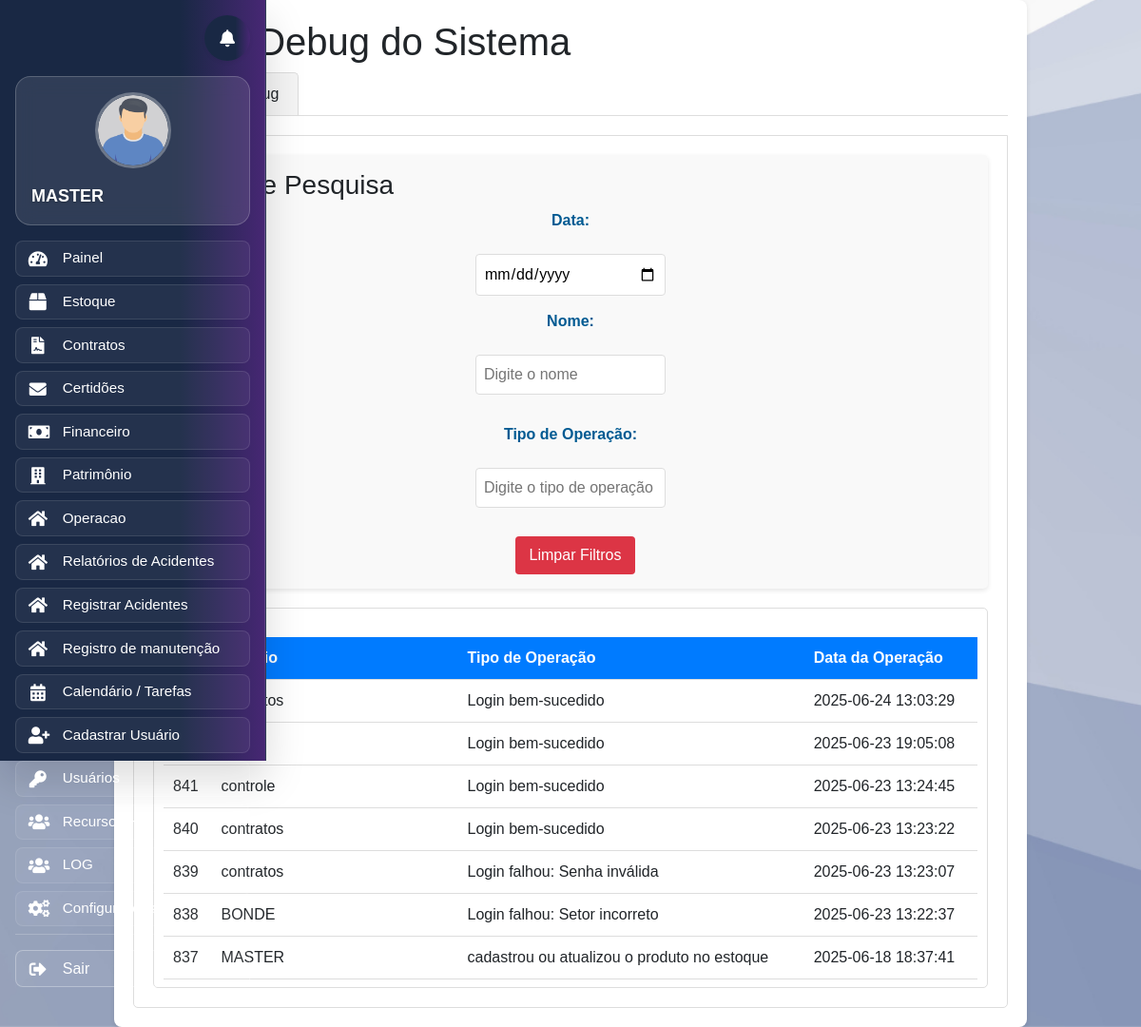
Before: /log.php (signed in) with the older database file.
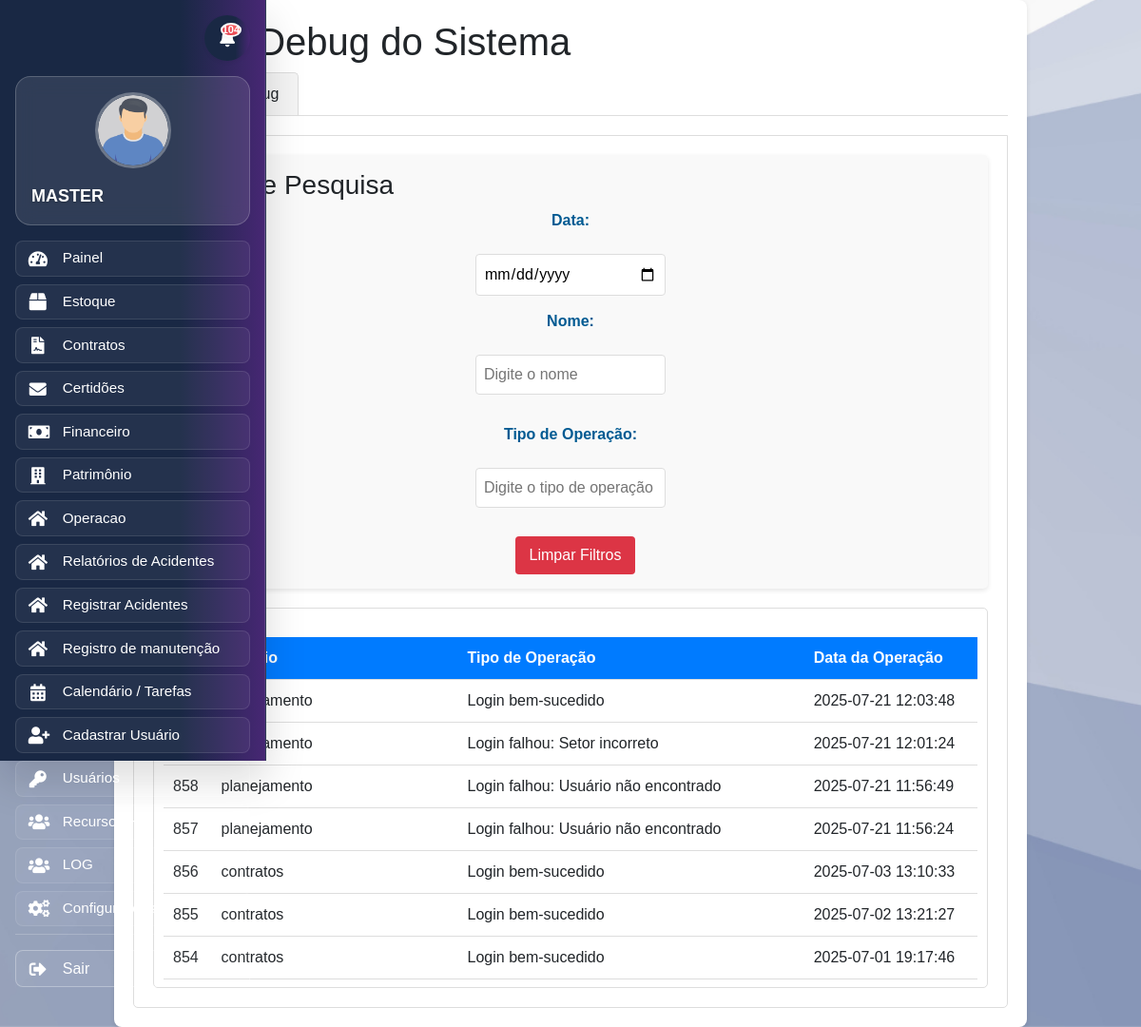
After: the same page with the newer database file.
### tables this page shows
CREATE TABLE `log_eventos` (
  `id` int(11) NOT NULL,
  `matricula` varchar(255) NOT NULL,
  `tipo_operacao` varchar(255) NOT NULL,
  `data_operacao` timestamp NOT NULL DEFAULT current_timestamp()
);

### log.php (the view, shortened to what the changed rows need)
<?php
include 'banco.php';
$query = "SELECT * FROM log_eventos ORDER BY data_operacao DESC";
$resultado = $con->query($query);
include 'header.php';
?>
<!DOCTYPE html>
<html lang="pt-br">
<head>
    <link rel="stylesheet" href="style.css">
    <link rel="stylesheet" href="./src/style/log.css">
</head>
<body>
    <div class="container">
        <h1>Logs e Debug do Sistema</h1>
        <div class="tab-content active" id="logs">
            <div class="log-table-container" id="logTableContainer">
                <table id="logTable">
                    <thead>
                        <tr>
                            <th>ID</th>
                            <th>Usuário</th>
                            <th>Tipo de Operação</th>
                            <th>Data da Operação</th>
                        </tr>
                    </thead>
                    <tbody>
                        <?php
                        while ($row = $resultado->fetch_assoc()) {
                            echo "<tr>";
                            echo "<td>" . htmlspecialchars($row['id']) . "</td>";
                            echo "<td>" . htmlspecialchars($row['matricula']) . "</td>";
                            echo "<td>" . htmlspecialchars($row['tipo_operacao']) . "</td>";
                            echo "<td>" . htmlspecialchars($row['data_operacao']) . "</td>";
                            echo "</tr>";
                        }
                        ?>
                    </tbody>
                </table>
            </div>
        </div>
    </div>
</body>
</html>

### header.php (shortened to what the changed rows need)
<?php
try {
    $setor = $_SESSION['setor'];
    $menuItens = [];
    switch ($setor) {
        case 'administrador':
            $menuItens = [
                ['link' => 'painel.php', 'nome' => 'Painel', 'icon' => 'tachometer-alt'],
                ['link' => 'homeestoque.php', 'nome' => 'Estoque', 'icon' => 'box'],
                ['link' => 'homecontratos.php', 'nome' => 'Contratos', 'icon' => 'file-contract'],
                 ['link' => 'certidoes.php', 'nome' => 'Certidões', 'icon' => 'envelope'],
                ['link' => 'homefinanceiro.php', 'nome' => 'Financeiro', 'icon' => 'money-bill'],
                ['link' => 'homepatrimonio.php', 'nome' => 'Patrimônio', 'icon' => 'building'],
                 ['link' => 'homebonde.php', 'nome' => 'Operacao', 'icon' => 'home'],
                ['link' => 'relatorioacidentes.php', 'nome' => 'Relatórios de Acidentes', 'icon' => 'home'],
                ['link' => 'reportacidentes.php', 'nome' => 'Registrar Acidentes', 'icon' => 'home'],
                  ['link' => 'manutencaobonde.php', 'nome' => 'Registro de manutenção', 'icon' => 'home'],
                ['link' => 'calendar.php', 'nome' => 'Calendário / Tarefas', 'icon' => 'calendar-alt'],
                ['link' => 'cadastro_usuario.php', 'nome' => 'Cadastrar Usuário', 'icon' => 'user-plus'],
                ['link' => 'gerenciarpermissao.php', 'nome' => 'Usuários', 'icon' => 'key'],
                ['link' => 'homeRh.php', 'nome' => 'Recursos H', 'icon' => 'users'],
                ['link' => 'log.php', 'nome' => 'LOG', 'icon' => 'users'],
                ['link' => 'configuracao.php', 'nome' => 'Configurações', 'icon' => 'cogs'],
            ];
            break;
    }
} catch (PDOException $e) {
    die("Erro ao acessar as informações do usuário: " . $e->getMessage());
}
?>
<?php
$setor = $_SESSION['setor'];
$host = 'localhost';
$dbname = 'gm_sicbd';
$user = 'root';
$password = '';
try {
    $pdo = new PDO("mysql:host=$host;dbname=$dbname", $user, $password);
    $pdo->setAttribute(PDO::ATTR_ERRMODE, PDO::ERRMODE_EXCEPTION);
    if ($setor == 'administrador') {
        $query = "SELECT id, mensagem FROM notificacoes WHERE situacao = 'nao lida' ORDER BY data_criacao DESC";
        $stmt = $pdo->query($query);
        $notifications = $stmt->fetchAll(PDO::FETCH_ASSOC);
        $unreadCount = count($notifications);
    } elseif ($setor == 'estoque') {
        $query = "SELECT id, mensagem FROM notificacoes WHERE situacao = 'nao lida' AND (setor = 'estoque' OR setor = 'administrador') ORDER BY data_criacao DESC";
        $stmt = $pdo->query($query);
        $notifications = $stmt->fetchAll(PDO::FETCH_ASSOC);
        $unreadCount = count($notifications);
    } elseif ($setor == 'contratos') {
        $query = "SELECT id, mensagem FROM notificacoes WHERE situacao = 'nao lida' AND (setor = 'contratos' OR setor = 'administrador') ORDER BY data_criacao DESC";
        $stmt = $pdo->query($query);
        $notifications = $stmt->fetchAll(PDO::FETCH_ASSOC);
        $unreadCount = count($notifications);
    } elseif ($setor == 'financeiro') {
        $query = "SELECT id, mensagem FROM notificacoes WHERE situacao = 'nao lida' AND (setor = 'financeiro' OR setor = 'administrador') ORDER BY data_criacao DESC";
        $stmt = $pdo->query($query);
        $notifications = $stmt->fetchAll(PDO::FETCH_ASSOC);
        $unreadCount = count($notifications);
    } else {
        $unreadCount = 0;
        $notifications = [];
    }
} catch (PDOException $e) {
    echo "Erro ao conectar ao banco de dados: " . $e->getMessage();
}
?>
<!DOCTYPE html>
<html lang="pt-br">
<head>
    <link rel="stylesheet" href="src/style/lateral-menu.css">
    <link rel="stylesheet" href="src/style/sino.css">
    <link rel="stylesheet" href="src/style/modal-perfil.css">
    <link rel="stylesheet" href="https://stackpath.bootstrapcdn.com/bootstrap/4.5.2/css/bootstrap.min.css">
    <link rel="stylesheet" href="https://cdnjs.cloudflare.com/ajax/libs/font-awesome/5.15.3/css/all.min.css">
    <link rel="stylesheet" href="https://cdnjs.cloudflare.com/ajax/libs/font-awesome/5.15.4/css/all.min.css">
</head>
<body>
    <div class="wrapper">
        <nav id="sidebar" class="active">
            <div class="notification-system">
                <div class="notification-container">
                    <button class="notification-bell" id="notificacaoLink" data-toggle="dropdown" aria-haspopup="true" aria-expanded="false">
                        <div class="bell-icon">
                            <i class="fa fa-bell"></i>
                        </div>
                        <?php if ($unreadCount > 0): ?>
                            <span class="notification-badge" id="notificationCount"><?= $unreadCount ?></span>
                        <?php endif; ?>
                    </button>
                </div>
            </div>
            <ul class="list-unstyled components">
                <?php foreach ($menuItens as $item): ?>
                    <li>
                        <a href="<?= htmlspecialchars($item['link']) ?>">
                            <i class="fa fa-<?= htmlspecialchars($item['icon']) ?>"></i>
                            <span class="menu-text"><?= htmlspecialchars($item['nome']) ?></span>
                        </a>
                    </li>
                <?php endforeach; ?>
            </ul>
        </nav>
    </div>
</body>
</html>

Changed rows visible on the page:
no longer on this page (row unchanged): log_eventos: id "843", matricula "contratos", tipo_operacao "Login bem-sucedido", data_operacao "2025-06-24 13:03:29"
no longer on this page (row unchanged): log_eventos: id "842", tipo_operacao "Login bem-sucedido", data_operacao "2025-06-23 19:05:08"
no longer on this page (row unchanged): log_eventos: id "841", matricula "controle", tipo_operacao "Login bem-sucedido", data_operacao "2025-06-23 13:24:45"
no longer on this page (row unchanged): log_eventos: id "840", matricula "contratos", tipo_operacao "Login bem-sucedido", data_operacao "2025-06-23 13:23:22"
no longer on this page (row unchanged): log_eventos: id "839", matricula "contratos", tipo_operacao "Login falhou: Senha inválida", data_operacao "2025-06-23 13:23:07"
no longer on this page (row unchanged): log_eventos: id "838", matricula "BONDE", tipo_operacao "Login falhou: Setor incorreto", data_operacao "2025-06-23 13:22:37"
no longer on this page (row unchanged): log_eventos: id "837", matricula "MASTER", tipo_operacao "cadastrou ou atualizou o produto no estoque", data_operacao "2025-06-18 18:37:41"
added log_eventos: id "860", matricula "planejamento", tipo_operacao "Login bem-sucedido", data_operacao "2025-07-21 12:03:48"
added log_eventos: id "859", matricula "planejamento", tipo_operacao "Login falhou: Setor incorreto", data_operacao "2025-07-21 12:01:24"
added log_eventos: id "858", matricula "planejamento", tipo_operacao "Login falhou: Usuário não encontrado", data_operacao "2025-07-21 11:56:49"
added log_eventos: id "857", matricula "planejamento", tipo_operacao "Login falhou: Usuário não encontrado", data_operacao "2025-07-21 11:56:24"
added log_eventos: id "856", matricula "contratos", tipo_operacao "Login bem-sucedido", data_operacao "2025-07-03 13:10:33"
added log_eventos: id "855", matricula "contratos", tipo_operacao "Login bem-sucedido", data_operacao "2025-07-02 13:21:27"
added log_eventos: id "854", matricula "contratos", tipo_operacao "Login bem-sucedido", data_operacao "2025-07-01 19:17:46"
Other visible differences:
$unreadCount: (not shown) → "104"
